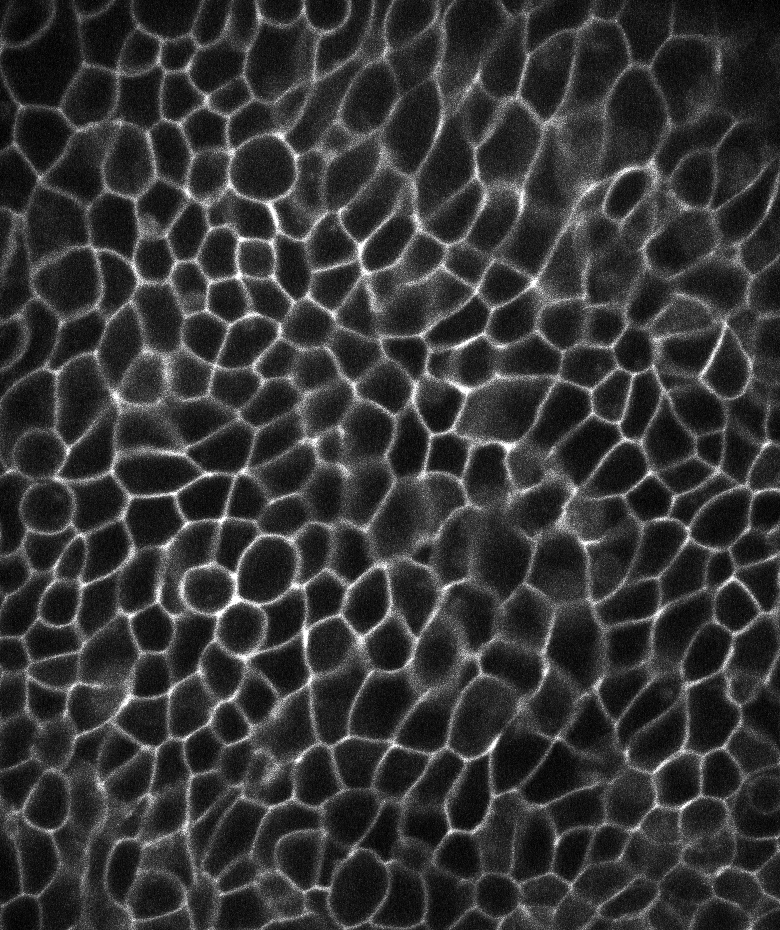
#> input picture example_images/example_cells.tif, 780 x 930 px, found by its file name
$ jupyter execute --allow-errors codelab_02.ipynb
#> lines starting #> are read from the running program, lines starting #| are printed output that depends on the picture; after the words box and inside, x2 and y2 are one past the last pixel; in counts of white or black regions, pixels touching at a corner belong together
# Python image processing workshop: codelab 02

## Part 1: Load data

[cell 1]
from skimage.io import imread

filepath = r'..\example_images\example_cells.tif'
img = imread(filepath)
#> img is the input picture: shape (930, 780); min 0, max 255, mean 52.7

[cell 2]
print("Loaded array is of type:", type(img))
#| Loaded array is of type: <class 'numpy.ndarray'>
print("Loaded array has shape:", img.shape)
#| Loaded array has shape: (930, 780)
print("Loaded values are of type:", img.dtype)
#| Loaded values are of type: uint8
import matplotlib.pyplot as plt
plt.imshow(img, interpolation='none', cmap='gray')

## Part 2: Preprocessing

### Sec01: Smoothing

[cell 3]
# Import the image processing module scipy.ndimage as ndi
import scipy.ndimage as ndi

# Define the sigma value for the Gaussian filter
sigma = 3
# Apply a Gaussian filter to the image
img_smooth = ndi.gaussian_filter(img, sigma)

# Show the original and the smoothed image
plt.figure()
plt.imshow(img_smooth, interpolation='none', cmap='gray')

### Sec02: Thresholding

[cell 4]
# Define the threshold level
thresh = 70
# Apply thresholding
mem = img_smooth > thresh
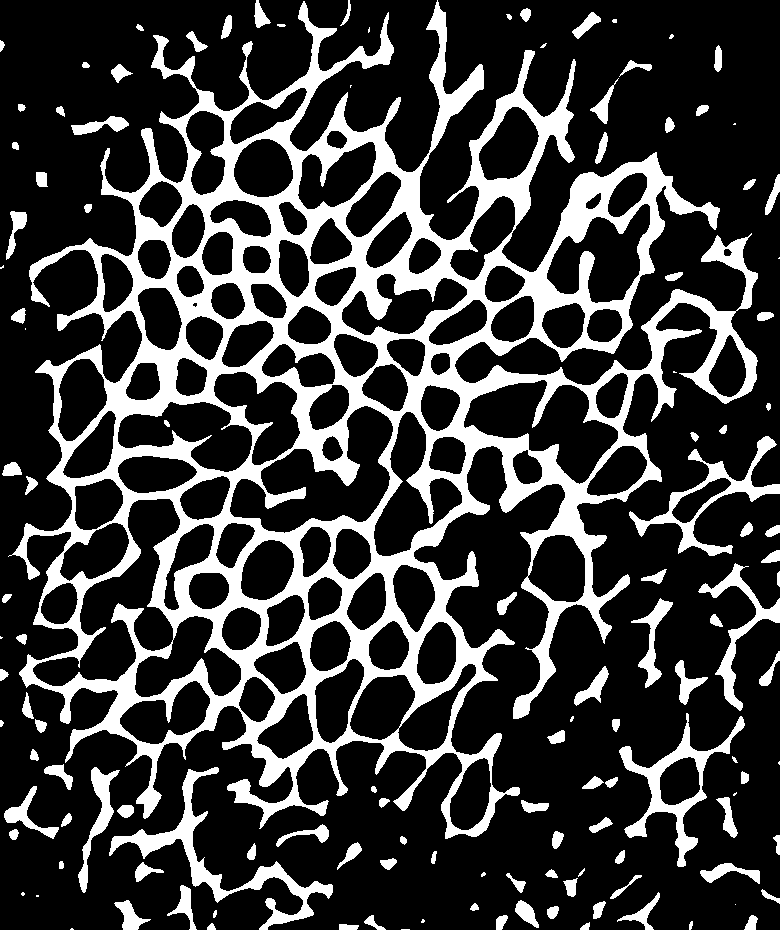
#> mem: shape (930, 780) bool; 23.6% white; 130 white regions (21 under 20 px), largest, box (x1, y1, x2, y2) and area: (8, 0, 758, 839) 139434, (109, 767, 333, 930) 4603, (619, 713, 745, 867) 3475
# Check the data type of mem
print(mem.dtype)
#| bool

[cell 5]
plt.imshow(mem, interpolation='none', cmap='gray')

[cell 6]
# Try automatic thresholding
from skimage.filters.thresholding import threshold_otsu

thresh = threshold_otsu(img_smooth)
#> thresh = 60
mem = img_smooth > thresh
#> mem: shape (930, 780) bool; 32.9% white; 59 white regions (11 under 20 px), largest, box (x1, y1, x2, y2) and area: (0, 0, 780, 930) 225669, (494, 845, 591, 930) 2155, (0, 783, 73, 874) 1716
plt.figure()
plt.imshow(mem, interpolation='none', cmap='gray')

### Sec03: Background substraction

Excercise:
Apply the mean filtering to get a background, then subtract the smoothed image with the background to get a background subtracted image.
Check the documentation here: https://scikit-image.org/docs/stable/auto_examples/filters/plot_rank_mean.html to apply a mean filtering to the image, to obtain a background image

[cell 7]
# Step 1: Create a structuring element (or footprint) and show it
from skimage.morphology import disk

footprint = disk(15)

plt.figure(figsize=(9,3))
plt.subplot(131)
plt.imshow(footprint, interpolation='none', cmap='gray')
plt.title('Structuring element (disk)')
# Step 2: Apply the mean filter
from skimage.filters import rank

background = rank.mean(img_smooth, footprint=footprint)
plt.subplot(132)
plt.imshow(background, interpolation='none', cmap='gray')
plt.title('Background')

# Step 3: Subtract the background
backgrund_subtracted = img_smooth.astype('float') - background.astype('float')
plt.subplot(133)
plt.imshow(backgrund_subtracted, interpolation='none', cmap='gray')
plt.title('Background subtracted')

## Part 3: Segmentation

### Sec01: Thresholding

[cell 8]
mem = backgrund_subtracted > 0
#> mem: shape (930, 780) bool; 38.7% white; 111 white regions (54 under 20 px), largest, box (x1, y1, x2, y2) and area: (0, 0, 780, 930) 274338, (748, 309, 780, 345) 519, (765, 32, 780, 84) 471
plt.figure()
plt.imshow(mem, interpolation='none', cmap='gray')

### Sec02: Improving masks with binary morphology

#### A. fill holes

[cell 9]
mem_holefilled = ~ndi.binary_fill_holes(~mem)
#> mem_holefilled: shape (930, 780) bool; 38.1% white; 20 white regions (7 under 20 px), largest, box (x1, y1, x2, y2) and area: (0, 0, 780, 930) 274325, (748, 309, 780, 345) 519, (765, 32, 780, 84) 468
plt.imshow(mem_holefilled, interpolation='none', cmap='gray')

#### B. Closing (= Dilation + Erosion)

[cell 10]
r = 7
SE = disk(r)

mem_dilated = ndi.binary_dilation(mem_holefilled, structure=SE)
#> mem_dilated: shape (930, 780) bool; 77% white; 376 black regions (40 under 20 px), largest, box (x1, y1, x2, y2) and area: (10, 15, 72, 98) 2465, (605, 77, 657, 171) 2373, (468, 391, 537, 433) 1941

plt.imshow(mem_dilated, cmap = 'gray');

[cell 11]
mem_eroded = ndi.binary_erosion(mem_dilated, structure=SE)
#> mem_eroded: shape (930, 780) bool; 40.2% white; 5 white regions (2 under 20 px), largest, box (x1, y1, x2, y2) and area: (7, 7, 773, 923) 291348, (7, 7, 24, 27) 184, (7, 187, 14, 195) 38

plt.imshow(mem_eroded, cmap = 'gray')

`ndi.binary_closing` can do this too!

[cell 12]
cell_labels = ndi.label(~mem_eroded)[0]
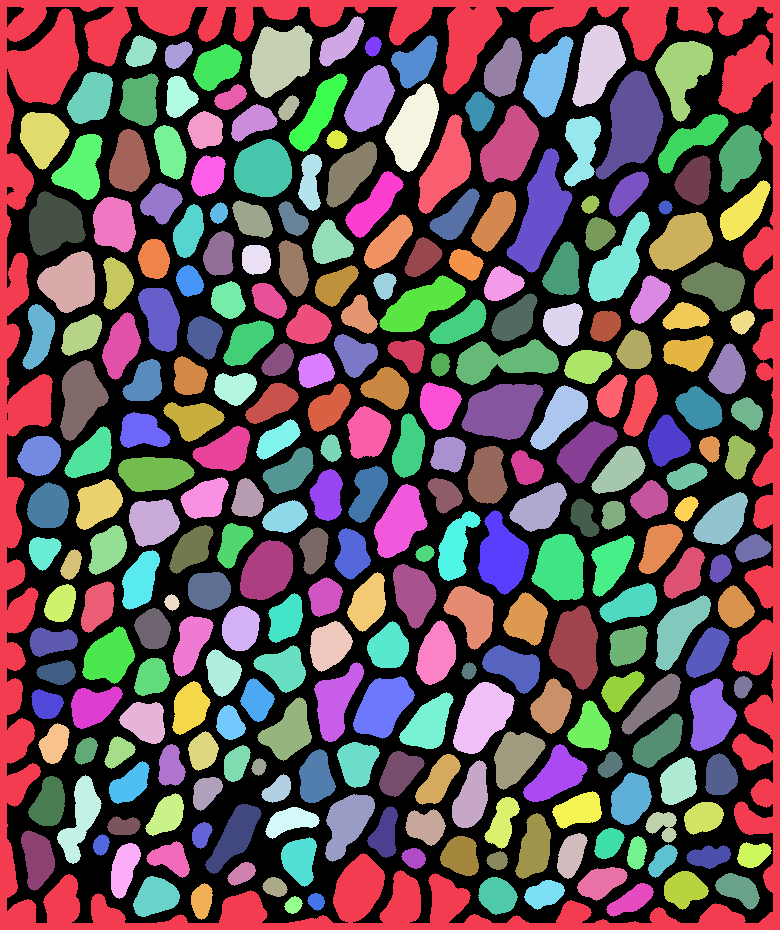
#> cell_labels: shape (930, 780) int32; 280 distinct labels, from 0 to 279; one colour per label, 0 black
# Show the label on top of the original image
from skimage.color import label2rgb
image_label_overlay = label2rgb(cell_labels, image=img, bg_label=0, alpha=0.5)
plt.figure()
plt.subplot(121)
plt.imshow(image_label_overlay, interpolation='none')
plt.subplot(122)
plt.imshow(img, interpolation='none', cmap='gray')

### Sec03: Seeding for Watershed Transform

We can label the image as it is, but watershed can produce beter results

[cell 13]
# (i) Run a distance transform on the membrane mask
# Use the function 'ndi.distance_transform_edt'
dist_trans = ndi.distance_transform_edt(~mem_eroded)
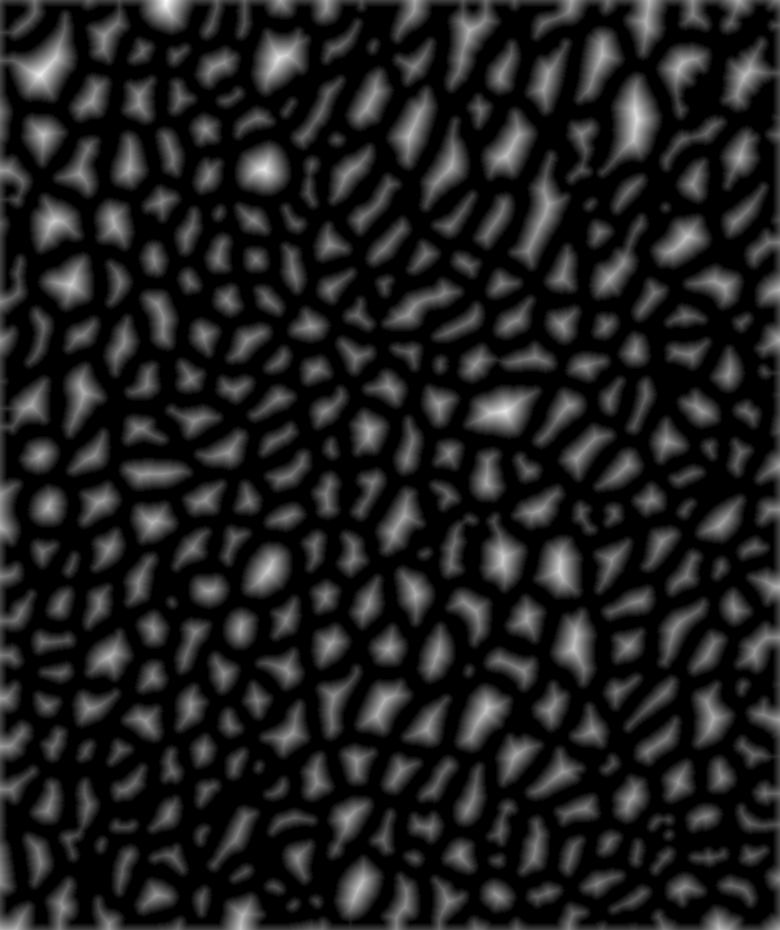
#> dist_trans: shape (930, 780) float64; min 0, max 29.53, mean 3.9; drawn with min black and max white
plt.imshow(dist_trans, interpolation='none', cmap='viridis')

[cell 14]
# (ii) Smoothen the distance transform
dist_trans_smooth = ndi.gaussian_filter(dist_trans, sigma=5)
plt.imshow(dist_trans_smooth, interpolation='none', cmap='viridis')

[cell 15]
# (iii) Get the local maxima (the 'peaks') from the distance transform

# Use the function 'peak_local_max' from the module 'skimage.feature'. This function will return the
# indices/ coordinates of the pixels where the local maxima are.
from skimage.feature import peak_local_max
import numpy as np

seeds = peak_local_max(dist_trans_smooth, min_distance=5)
#> seeds = 312 pairs, first value 20 to 906, second value 17 to 754

# (iv) However, we instead need a boolean mask of the same shape as the original image, where all
# the local maximum pixels are labeled as `1` and everything else as `0`.

# Let's do it step by step. First try have a look at what is in seeds. Can you get these values?
# Number of seeds
print(f'There are {np.shape(seeds)[0]} seeds')
#| There are 312 seeds
# The X coordinate of the first seed
print(seeds[0][0])
#| 73
# The Y coordinate of the 13th seed
print(seeds[13][1])
#| 685

[cell 16]
# Now, we will start by creating a boolean matrix/ image same size as the original image, but with
# all pixel values as 0/ false
seeds_mask = np.zeros_like(dist_trans_smooth, dtype = bool)

# For loop through all entries in seeds
for seed_id in range(np.shape(seeds)[0]):
    seeds_mask[seeds[seed_id][0],seeds[seed_id][1]] = 1
#> seeds_mask: shape (930, 780) bool; 0.04% white in thin lines or dots

# P.S. for advanced Python coder - this also works without a for loop:
# seeds_mask[tuple(seeds.T)] = True

[cell 17]
# (v) Visualize the output

# Dilate the seeds for visulization
seeds_dil = ndi.binary_dilation(seeds_mask, structure=disk(7))
# Label the seeds
seeds_labeled = ndi.label(seeds_dil)[0]
#> seeds_dil: shape (930, 780) bool; 6.4% white; 310 white regions, largest, box (x1, y1, x2, y2) and area: (644, 734, 670, 756) 296, (444, 542, 460, 569) 290, (639, 13, 654, 28) 149

image_seeds_overlay = label2rgb(seeds_labeled, image=img, bg_label=0, alpha=0.5)
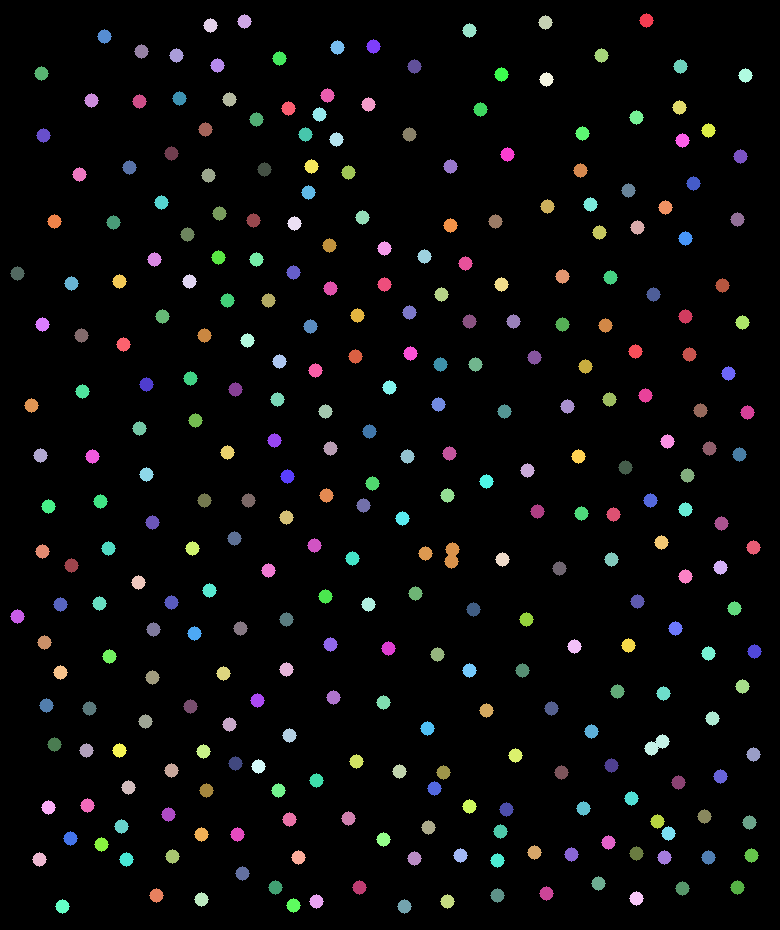
#> seeds_labeled: shape (930, 780) int32; 311 distinct labels, from 0 to 310; one colour per label, 0 black
plt.figure()
plt.imshow(image_seeds_overlay, interpolation='none')

### Sec04: Expansion by Watershed

[cell 18]
# (i) Perform watershed

# Use the function 'watershed' from the module 'skimage.segmentation'.
# Use the labeled cell seeds and the smoothed membrane image as input.
from skimage.segmentation import watershed

ws = watershed(img_smooth, seeds_labeled)
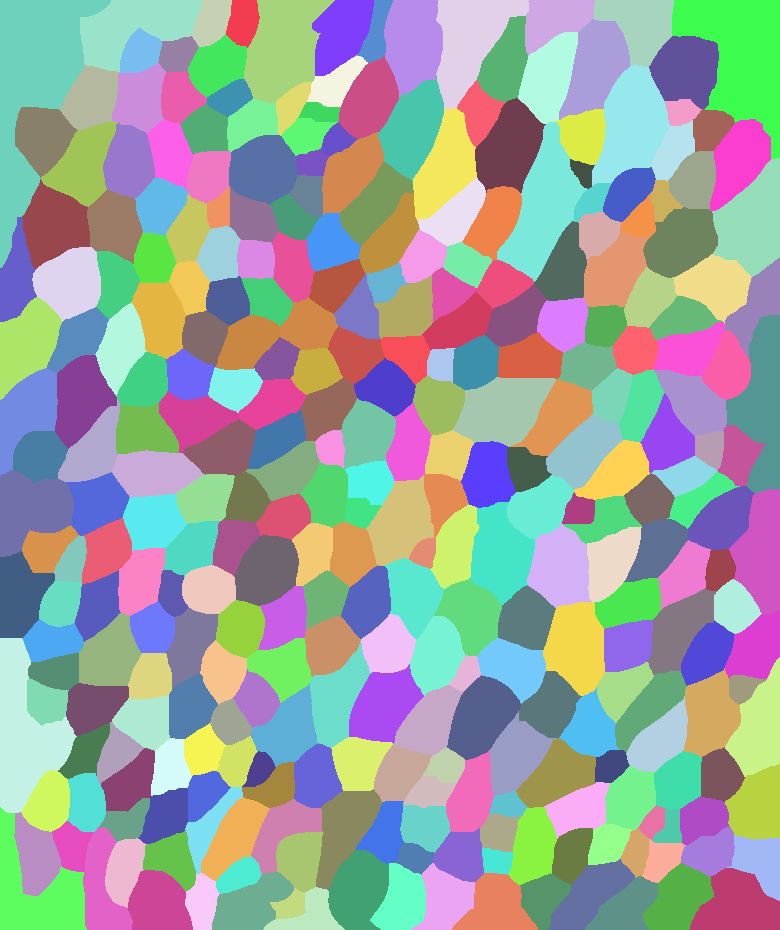
#> ws: shape (930, 780) int32; 310 distinct labels, from 1 to 310; one colour per label, 0 black

[cell 19]
# (ii) Visulize

plt.figure()
image_label_overlay = label2rgb(ws, image=img, bg_label=0, alpha=0.5)
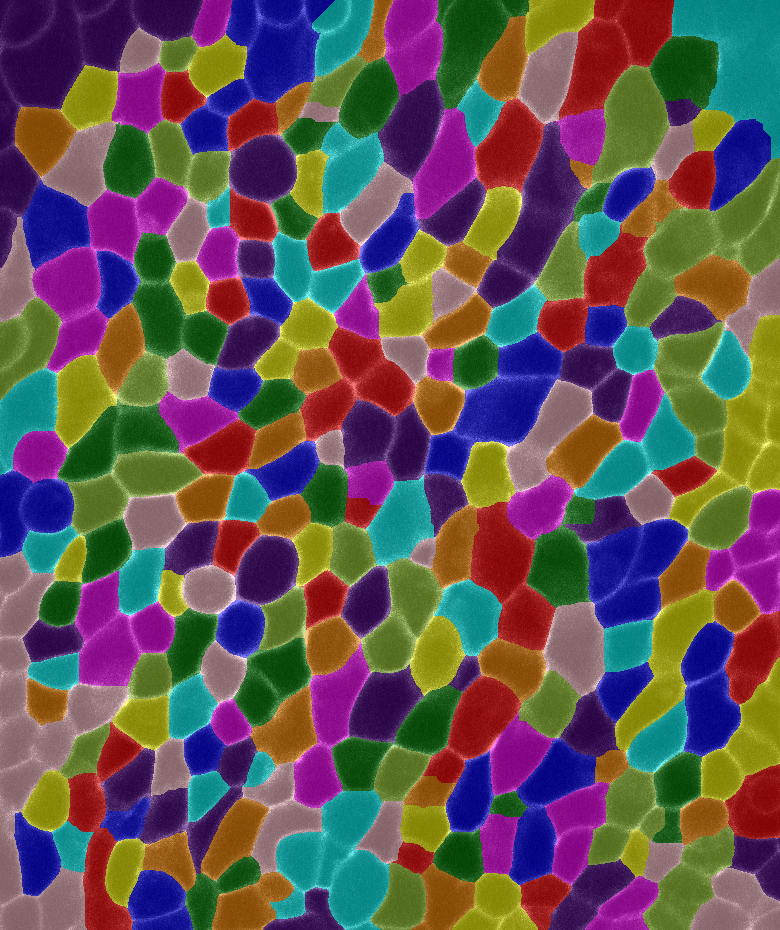
#> image_label_overlay: shape (930, 780, 3) float64; mean R, G, B 0.391, 0.328, 0.338
plt.imshow(image_label_overlay, interpolation='none')
